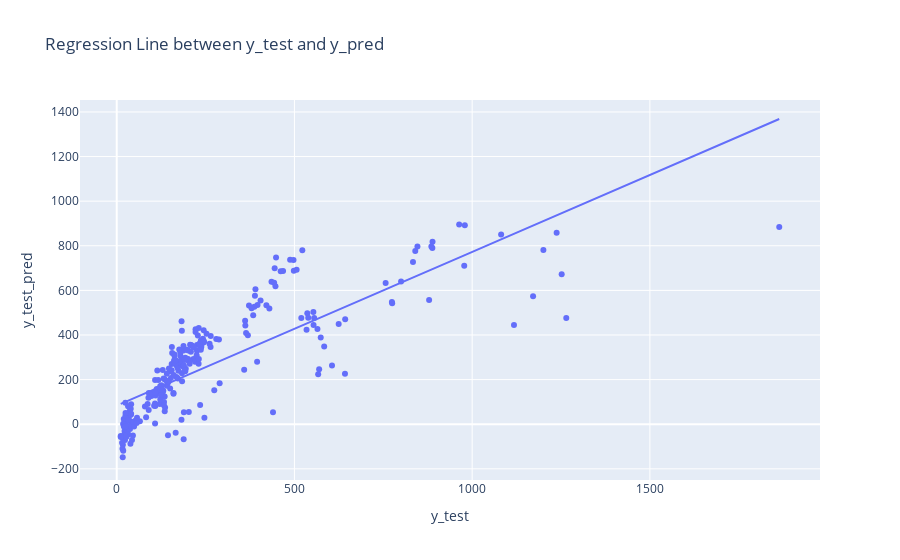

The cell this chart's notebook holds for it:
### Code cell
px.scatter(df2, x='y_test', y='y_test_pred', trendline='ols', title='Regression Line between y_test and y_pred')

### Figure 1 — Plotly figure (JSON) as saved in the notebook; plotly's stock layout.template omitted (floating-point values rounded to 4 significant figures; data arrays with more than 128 entries replaced by an {"elided": "..."} marker saying what was removed)
{"data": [{"hovertemplate": "y_test=%{x}<br>y_test_pred=%{y}<extra></extra>", "legendgroup": "", "marker": {"color": "#636efa", "symbol": "circle"}, "mode": "markers", "name": "", "orientation": "v", "showlegend": false, "type": "scatter", "x": {"elided": "268 float values"}, "xaxis": "x", "y": {"elided": "268 float values"}, "yaxis": "y"}, {"hovertemplate": "<b>OLS trendline</b><br>y_test_pred = 0.689559 * y_test + 83.0231<br>R<sup>2</sup>=0.657632<br><br>y_test=%{x}<br>y_test_pred=%{y} <b>(trend)</b><extra></extra>", "legendgroup": "", "marker": {"color": "#636efa", "symbol": "circle"}, "mode": "lines", "name": "", "showlegend": false, "type": "scatter", "x": {"elided": "268 float values"}, "xaxis": "x", "y": {"elided": "268 float values"}, "yaxis": "y"}], "layout": {"autosize": true, "legend": {"tracegroupgap": 0}, "title": {"text": "Regression Line between y_test and y_pred"}, "xaxis": {"anchor": "y", "autorange": true, "domain": [0, 1], "range": [-100.8, 1976.0], "title": {"text": "y_test"}, "type": "linear"}, "yaxis": {"anchor": "x", "autorange": true, "domain": [0, 1], "range": [-270.3, 1455.0], "title": {"text": "y_test_pred"}, "type": "linear"}}}
